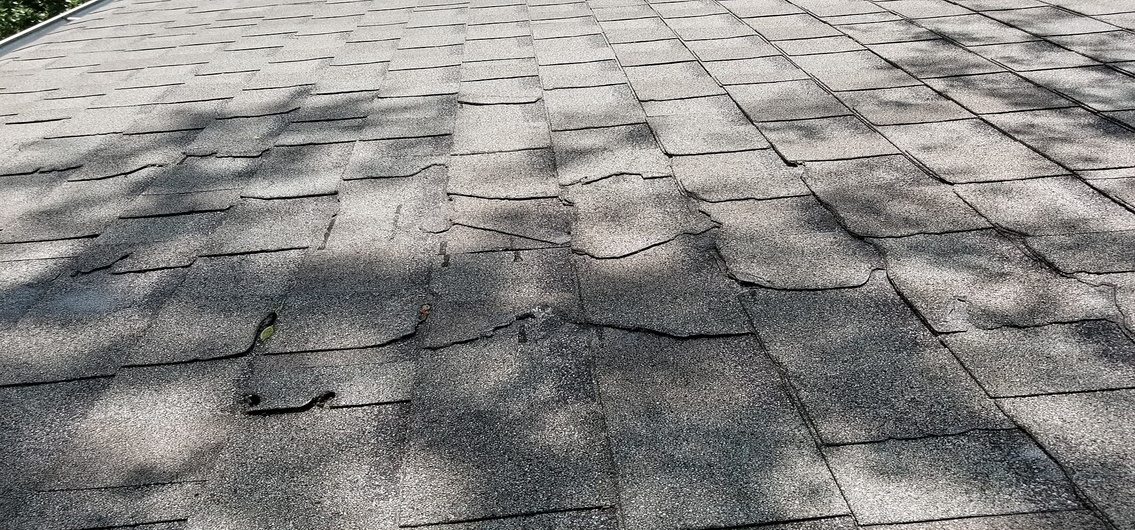
#> input picture assets/images/goodroots_roof_before.jpg, 1135 x 530 px
$ python setup_verified_images.py
#> lines starting #> are read from the running program, lines starting #| are printed output that depends on the picture
import shutil
from pathlib import Path
from PIL import Image

BASE_DIR = Path(__file__).resolve().parent.parent
IMG_DIR = BASE_DIR / "assets" / "before_after"
IMG_DIR.mkdir(parents=True, exist_ok=True)

# Standardize dimensions to crisp 16:9 (1000 x 562) for perfect slider alignment
def fit_image(src_path, dst_path, target_size=(1000, 562)):
#> called with target_size = (1000, 562)
    im = Image.open(src_path).convert("RGB")
#> im is the input picture: PIL image 1135x530 RGB; mean R, G, B 136.6, 135.1, 133.2
    # Resize with thumbnail / crop
    w, h = im.size
#> w = 1135; h = 530
    tw, th = target_size
    ratio = max(tw / w, th / h)
#> ratio = 1.06
    new_w = int(w * ratio)
#> new_w = 1203
    new_h = int(h * ratio)
#> new_h = 562
    resized = im.resize((new_w, new_h), Image.Resampling.LANCZOS)
    left = (new_w - tw) // 2
#> left = 101
    top = (new_h - th) // 2
#> top = 0
    cropped = resized.crop((left, top, left + tw, top + th))
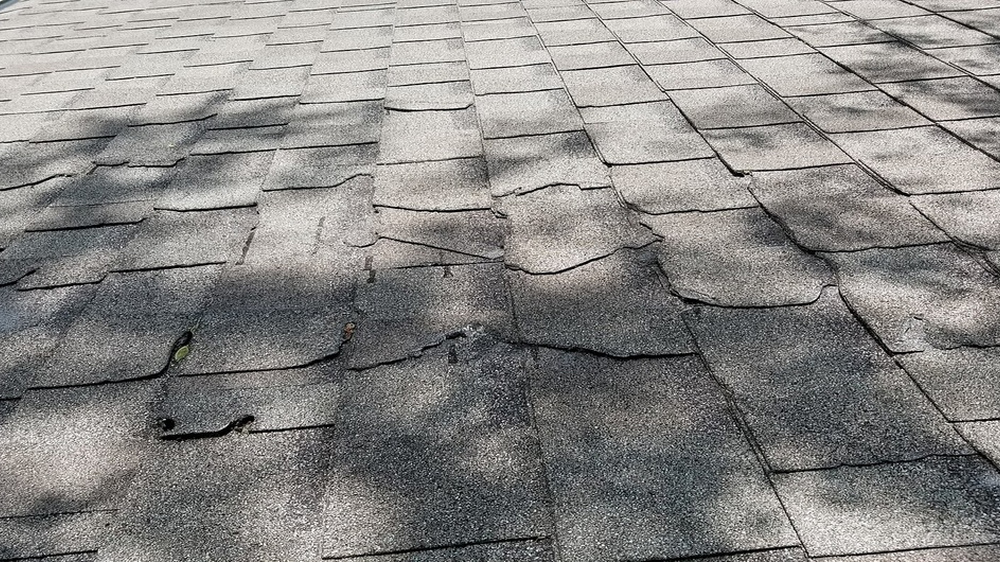
#> cropped: PIL image 1000x562 RGB; mean R, G, B 137.1, 135.6, 133.6
    cropped.save(dst_path, "JPEG", quality=90, optimize=True)
    print(f"Processed {dst_path.name}: {cropped.size} ({dst_path.stat().st_size // 1024} KB)")
#| Processed goodroots_before.jpg: (1000, 562) (294 KB)

src_base = BASE_DIR / "assets" / "images"

# 1. Good Roots: Hail Damage vs New Shingles
fit_image(src_base / "goodroots_roof_before.jpg", IMG_DIR / "goodroots_before.jpg")
fit_image(src_base / "goodroots_roof_after.jpg", IMG_DIR / "goodroots_after.jpg")
#> call 2 of fit_image, with target_size = (1000, 562)
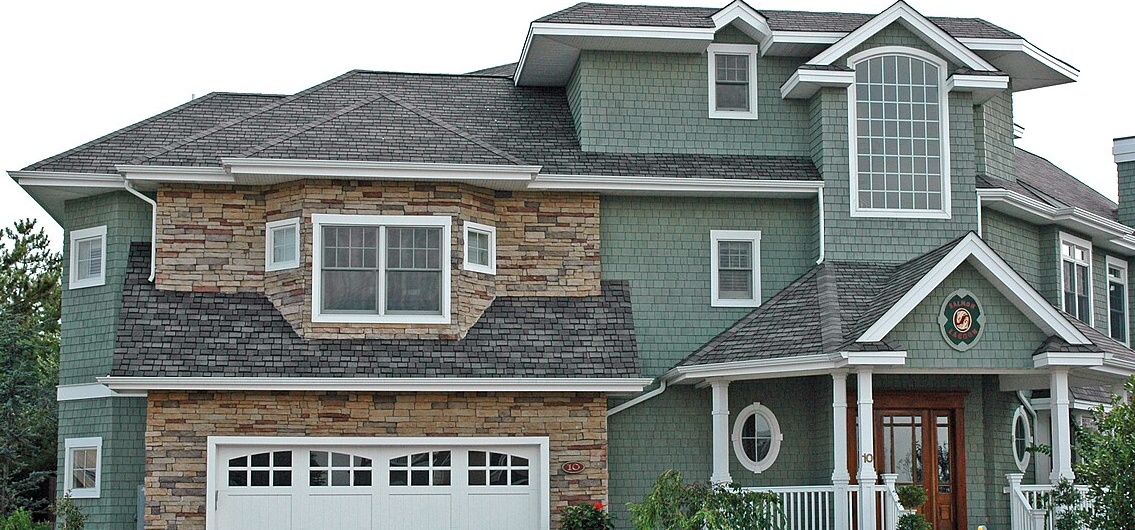
#> input picture assets/images/goodroots_roof_after.jpg, 1135 x 530 px
#> in fit_image, im is the input picture: PIL image 1135x530 RGB; mean R, G, B 128.1, 133.4, 130.1
#> in fit_image (call 2), `resized = im.resize((new_w, new_h), Image.Resampling.LANCZOS)`:
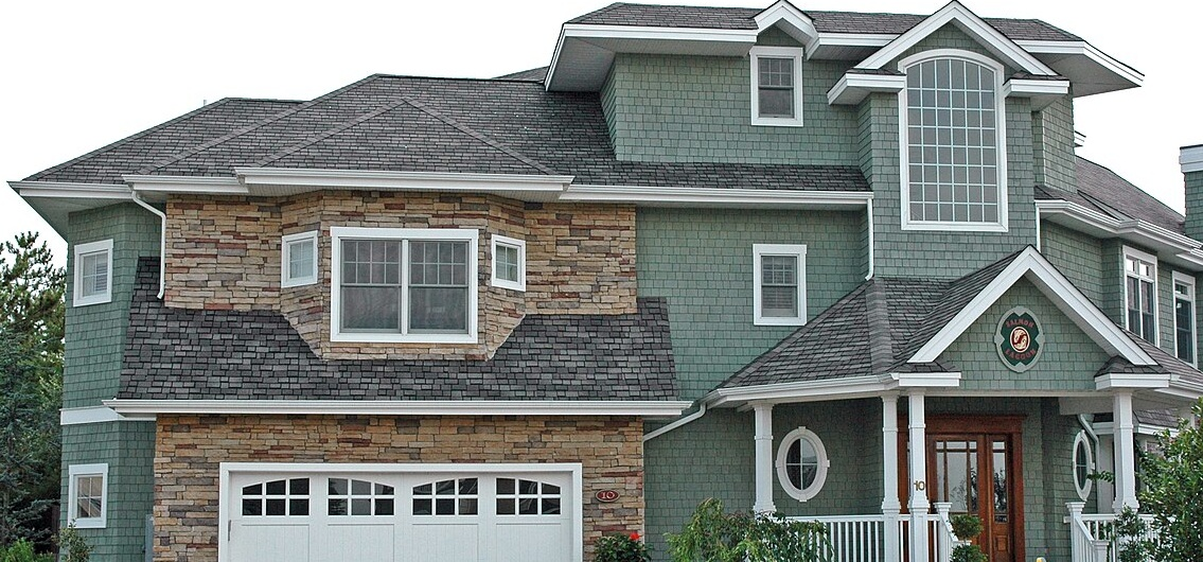
#> resized: PIL image 1203x562 RGB; mean R, G, B 128.1, 133.3, 130
#> in fit_image (call 2), `cropped = resized.crop((left, top, left + tw, top + th))`:
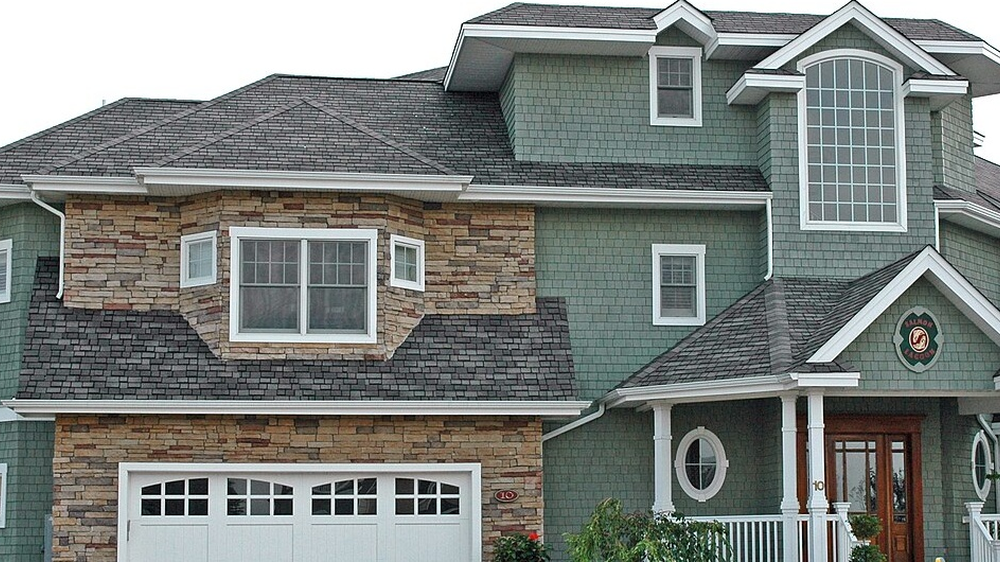
#> cropped: PIL image 1000x562 RGB; mean R, G, B 124.1, 128.7, 125.5
#| Processed goodroots_after.jpg: (1000, 562) (208 KB)

test_base = BASE_DIR / "scripts" / "test_img"

# 2. A. Matt: Chipper & Branches vs Clean Trimming
fit_image(test_base / "amatt_before.jpg", IMG_DIR / "amatt_before.jpg")
#> call 3 of fit_image, with target_size = (1000, 562)
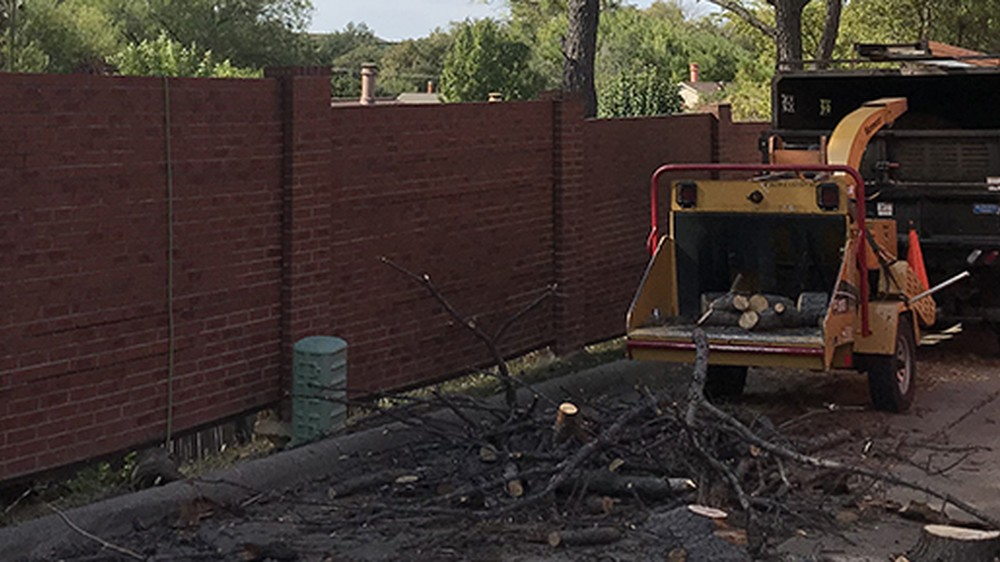
#> input picture assets/before_after/amatt_before.jpg, 1000 x 562 px, found by its file name
#> in fit_image, im is the input picture: PIL image 1000x562 RGB; mean R, G, B 62.4, 51.9, 46.8
#| Processed amatt_before.jpg: (1000, 562) (129 KB)
fit_image(test_base / "amatt_after.jpg", IMG_DIR / "amatt_after.jpg")
#> call 4 of fit_image, with target_size = (1000, 562)
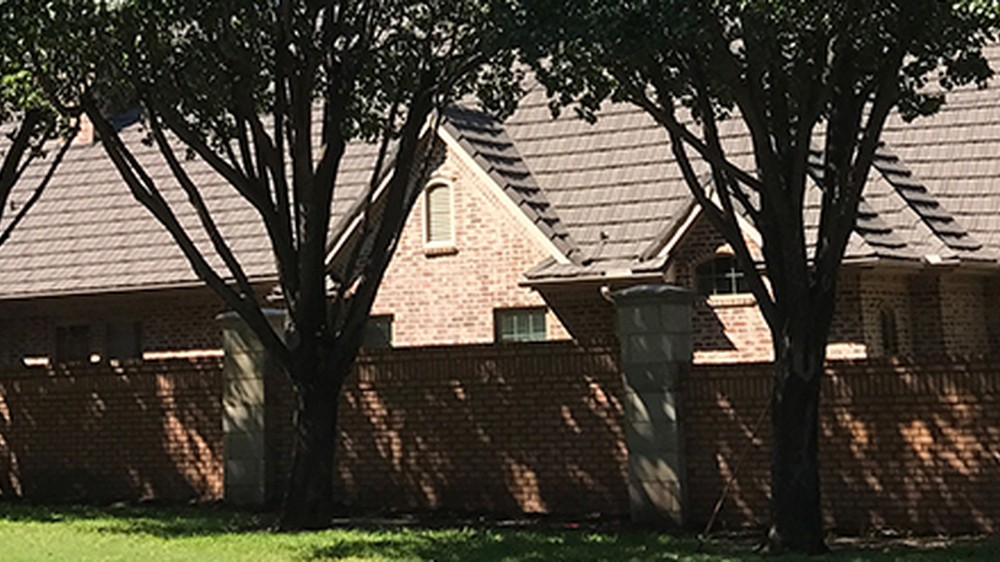
#> input picture assets/before_after/amatt_after.jpg, 1000 x 562 px, found by its file name
#> in fit_image, im is the input picture: PIL image 1000x562 RGB; mean R, G, B 76.7, 70.1, 58.6
#| Processed amatt_after.jpg: (1000, 562) (149 KB)

# 3. DAPco: Old Weathered Door vs Modern Carriage Door
#> (the run stopped early here; a loop or call above may not have finished)
